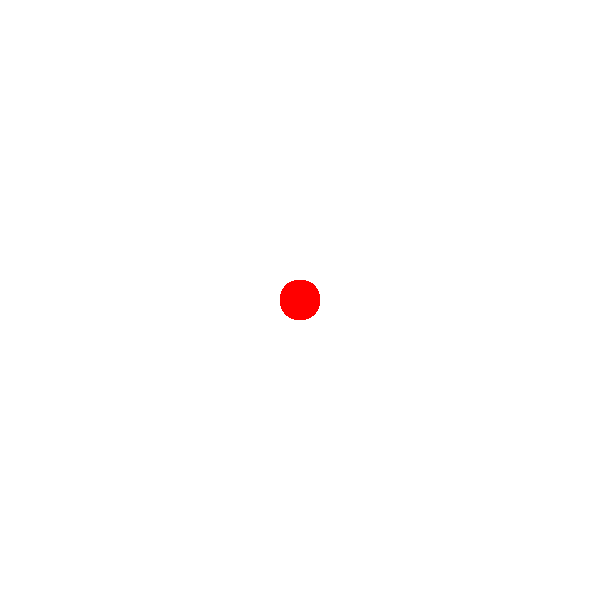
Frame 1 (no input)
Frame 60 (no input): identical to frame 1, image omitted
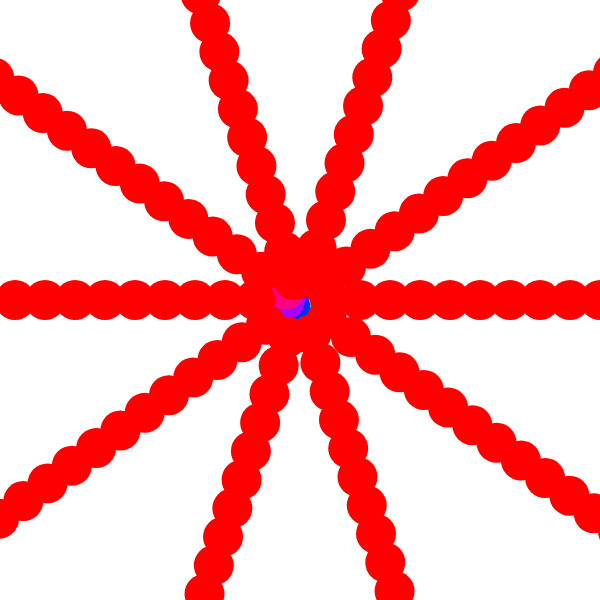
Frame 120 (the mouse pressed at the canvas centre since frame 60)

The p5.js sketch that drew these frames (run headless with seeded random() and noise() and a simulated clock; from frame 60 on, the mouse is pressed at the canvas centre):

// p5.js sketch
// ── sketch.js
function setup() {
  createCanvas(600, 600);
  colorMode(HSB);
}

function draw() {
  background(255);

  var blueColor = 255;
  fill(100, 20, blueColor, 50);

 var myVar = 0;
 var numOfLoop = 300;
 var circleSize = 40;

 for (var i = 0 ; i < numOfLoop; i++ ){
   var theta = i * ((Math.PI*2)/ numOfLoop) * (mouseY*0.1);
   var radius = 0.01 * i * mouseX;
   var xPos = Math.cos(theta) * radius + width/2;
   var yPos = Math.sin(theta) * radius + height/2;

   noStroke();
   fill(30 + i*1 *50, 100, 100);
   ellipse(xPos, yPos, circleSize, circleSize)
 }

}
